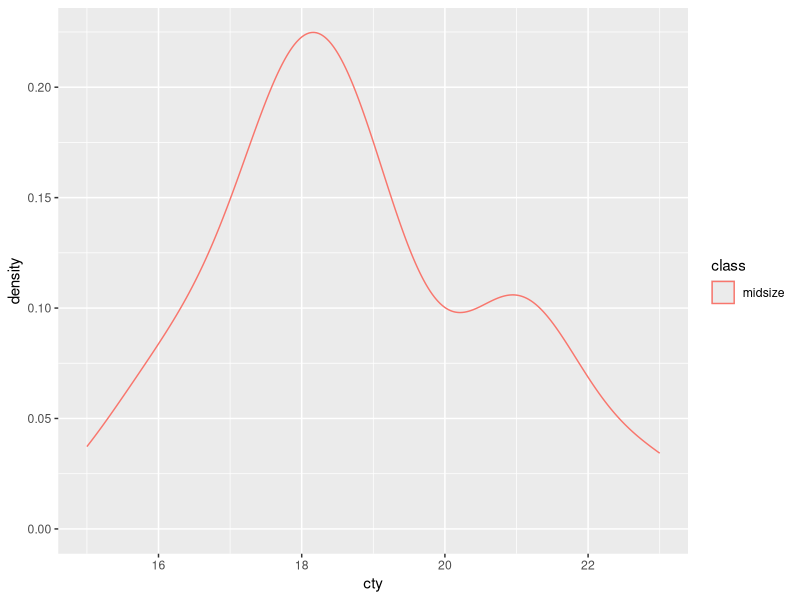
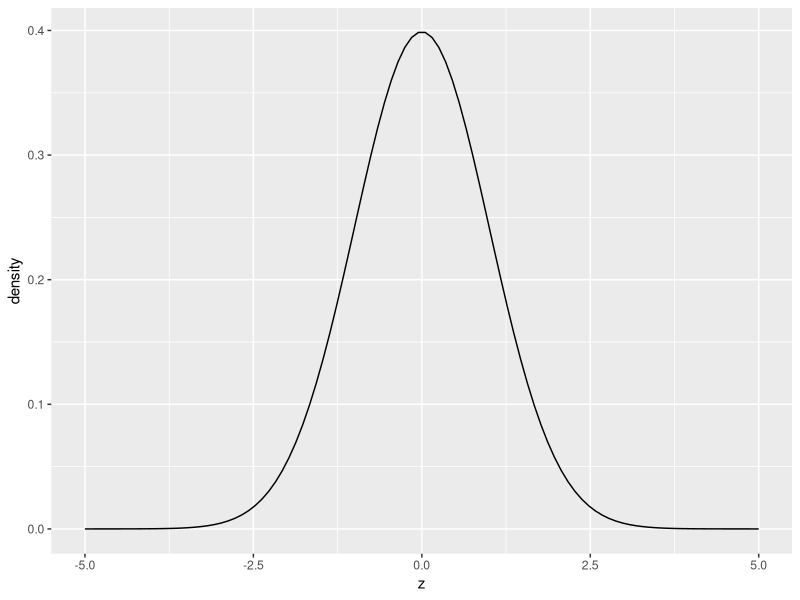
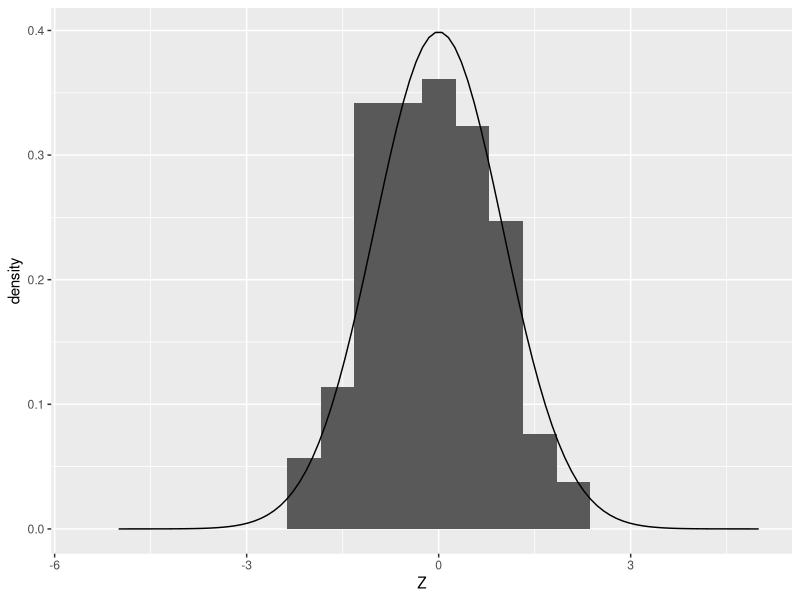
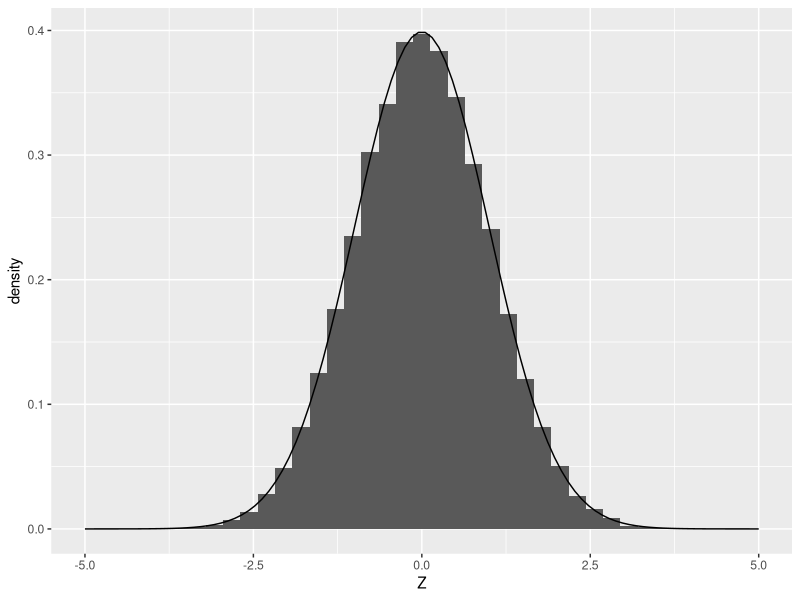
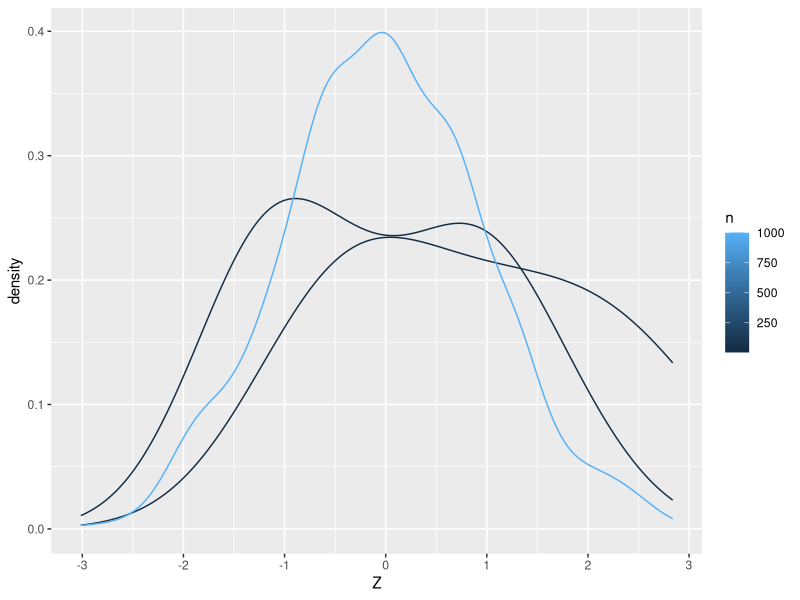
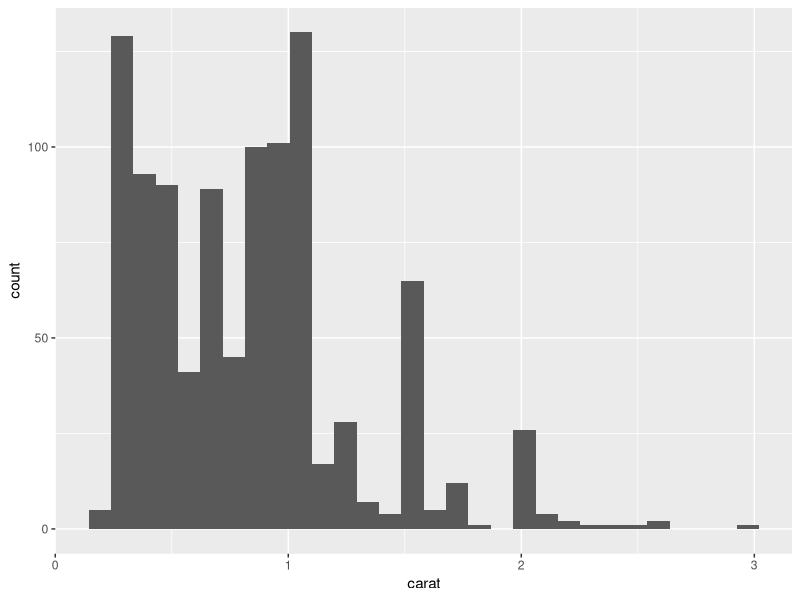
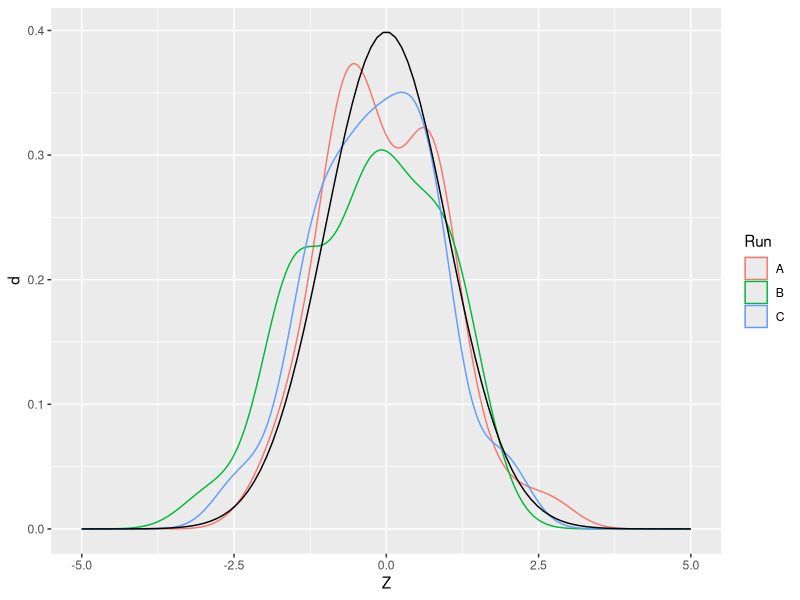

Generate these figures, in order, with R:
## ---- chunk 1
library(tidyverse)
## ---- chunk 2
mpg %>%
  filter(class == "midsize") %>%
  ggplot(aes(cty, color = class)) +
  geom_density()
## ---- chunk 3
## NOTE: No need to change this!
df_norm_d <-
  tibble(z = seq(-5, +5, length.out = 100)) %>%
  mutate(d = dnorm(z, mean = 0, sd = 1))

df_norm_d %>%
  ggplot(aes(z, d)) +
  geom_line() +
  labs(
    y = "density"
  )
## ---- chunk 4
# task-begin
## TODO: Complete this code
df_q1 <-
  tibble(x = seq(-5, +5, length.out = 100))
# task-end
# solution-begin
df_q1 <-
  tibble(x = seq(-5, +5, length.out = 100)) %>%
  mutate(d = dunif(x, min = -1, max = +1))
# solution-end
## ---- chunk 5
## NOTE: No need to change this
assertthat::assert_that(
  all(
    df_q1 %>%
      filter(-1 <= x, x <= +1) %>%
      mutate(flag = d > 0) %>%
      pull(flag)
    )
)
assertthat::assert_that(
  all(
    df_q1 %>%
      filter((x < -1) | (+1 < x)) %>%
      mutate(flag = d == 0) %>%
      pull(flag)
    )
)
print("Nice!")
## ---- chunk 6
## NOTE: No need to change this!
df_norm_samp <- tibble(Z = rnorm(n = 100, mean = 0, sd = 1))

ggplot() +
  ## Plot a *sample*
  geom_histogram(
    data = df_norm_samp,
    mapping = aes(Z, after_stat(density)),
    bins = 20
  ) +
  ## Plot a *density*
  geom_line(
    data = df_norm_d,
    mapping = aes(z, d)
  )
## ---- chunk 7
## NOTE: No need to change this!
ggplot() +
  ## Plot a *sample*
  geom_histogram(
    data = tibble(Z = rnorm(n = 1e5, mean = 0, sd = 1)),
    mapping = aes(Z, after_stat(density)),
    bins = 40
  ) +
  ## Plot a *density*
  geom_line(
    data = df_norm_d,
    mapping = aes(z, d)
  )
## ---- chunk 8
## NOTE: Use the data generated here
df_q2 <- map_dfr(
  c(5, 10, 1e3),
  function(nsamp) {
    tibble(Z = rnorm(n = nsamp), n = nsamp)
  }
)
## TODO: Create the figure
# solution-begin
df_q2 %>%
  ggplot(aes(Z, color = n, group = n)) +
  geom_density()
# solution-end
## ---- chunk 9
# task-begin
n_diamonds <- 10
# task-begin
# solution-begin
n_diamonds <- 1000
# solution-end

diamonds %>%
  filter(cut == "Good") %>%
  slice_sample(n = n_diamonds) %>%
  ggplot(aes(carat)) +
  geom_histogram()
## ---- chunk 10
## NOTE: No need to change; run this multiple times!
rnorm(5)
## ---- chunk 11
## NOTE: No need to change this!
df_samp_multi <-
  tibble(Z = rnorm(n = 50, mean = 0, sd = 1), Run = "A") %>%
  bind_rows(
    tibble(Z = rnorm(n = 50, mean = 0, sd = 1), Run = "B")
  ) %>%
  bind_rows(
    tibble(Z = rnorm(n = 50, mean = 0, sd = 1), Run = "C")
  )

ggplot() +
  ## Plot *fitted density*
  geom_density(
    data = df_samp_multi,
    mapping = aes(Z, color = Run, group = Run)
  ) +
  ## Plot a *density*
  geom_line(
    data = df_norm_d,
    mapping = aes(z, d)
  )
## ---- chunk 12
## NOTE: No need to change; run this multiple times!
set.seed(101)
rnorm(5)
